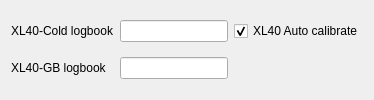
          <widget class="QWidget" name="tab_3">
           <attribute name="title">
            <string>XL40</string>
           </attribute>
           <layout class="QHBoxLayout" name="horizontalLayout_8">
            <item>
             <layout class="QGridLayout" name="gridLayout_7">
              <item row="0" column="0">
               <widget class="QLabel" name="label_15">
                <property name="text">
                 <string>XL40-Cold logbook</string>
                </property>
               </widget>
              </item>
              <item row="0" column="1">
               <widget class="QLineEdit" name="xl40cold_elog_logbook_field"/>
              </item>
              <item row="0" column="2">
               <widget class="QCheckBox" name="xl40_auto_calibrated_checkbok">
                <property name="sizePolicy">
                 <sizepolicy hsizetype="Minimum" vsizetype="Fixed">
                  <horstretch>0</horstretch>
                  <verstretch>0</verstretch>
                 </sizepolicy>
                </property>
                <property name="minimumSize">
                 <size>
                  <width>0</width>
                  <height>20</height>
                 </size>
                </property>
                <property name="whatsThis">
                 <string>&lt;html&gt;&lt;head/&gt;&lt;body&gt;&lt;p&gt;&lt;span style=&quot; font-size:14pt; font-weight:600;&quot;&gt;FEI Auto calibrate&lt;/span&gt;&lt;/p&gt;&lt;p&gt;Perform automatic calibration of FEI images when adding them to the protocol. &lt;/p&gt;&lt;/body&gt;&lt;/html&gt;</string>
                </property>
                <property name="text">
                 <string>XL40 Auto calibrate</string>
                </property>
                <property name="checked">
                 <bool>true</bool>
                </property>
               </widget>
              </item>
              <item row="1" column="0">
               <widget class="QLabel" name="label_16">
                <property name="text">
                 <string>XL40-GB logbook</string>
                </property>
               </widget>
              </item>
              <item row="1" column="1">
               <widget class="QLineEdit" name="xl40gb_elog_logbook_field"/>
              </item>
              <item row="1" column="2">
               <spacer name="horizontalSpacer_2">
                <property name="orientation">
                 <enum>Qt::Horizontal</enum>
                </property>
                <property name="sizeHint" stdset="0">
                 <size>
                  <width>40</width>
                  <height>20</height>
                 </size>
                </property>
               </spacer>
              </item>
             </layout>
            </item>
           </layout>
          </widget>
